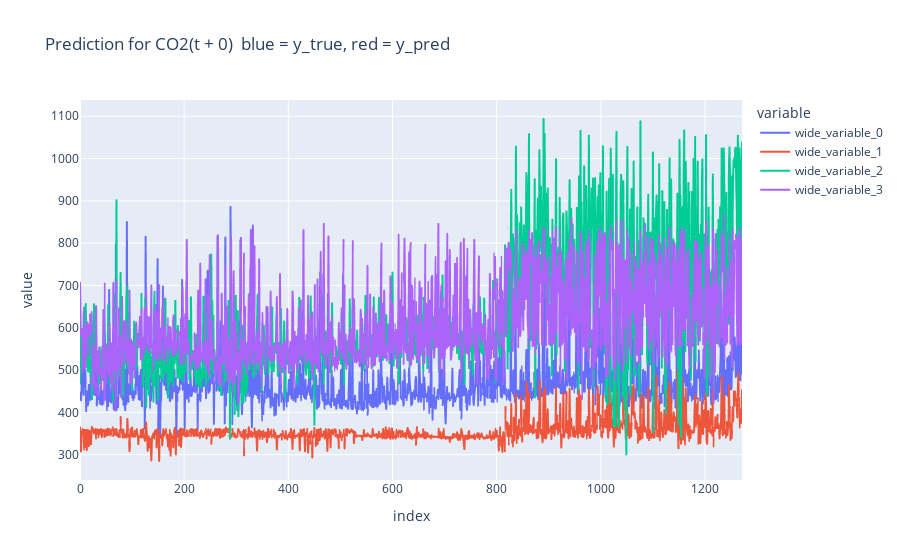
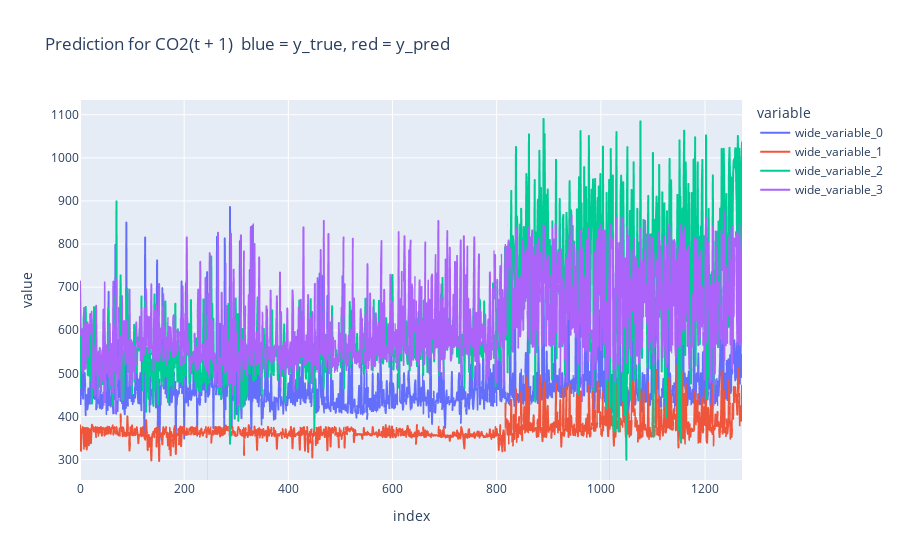

The notebook cell saved with these charts, in order:
### Markdown cell above
## Modellevaluation ##

### Code cell
from sklearn.metrics import mean_squared_error, mean_absolute_percentage_error, root_mean_squared_error, r2_score
import plotly.express as px
import seaborn as sns


class Evaluator:

    def __init__(self):
        pass

    def evaluate(self, y_pred, y_true):
        print("MSE: ", self.calculate_mse(y_pred = y_pred, y_true = y_true))
        print("RMSE: ", self.calculate_rmse(y_pred = y_pred, y_true = y_true))
        print("MAPE: ", self.calculate_mape(y_pred = y_pred, y_true = y_true))
        print("R2: ", self.calculate_r2(y_pred = y_pred, y_true = y_true))
        print("\n")


    def calculate_mse(self, y_true, y_pred):
        return round(mean_squared_error(y_true = y_true, y_pred = y_pred), 2)

    def calculate_rmse(self, y_true, y_pred):
        return round(root_mean_squared_error(y_true = y_true, y_pred = y_pred), 2)

    def calculate_mape(self, y_true, y_pred):
        return round(mean_absolute_percentage_error(y_true = y_true, y_pred = y_pred), 2)

    def calculate_r2(self, y_true, y_pred):
        return round(r2_score(y_true = y_true, y_pred = y_pred), 2)

ev = Evaluator()

for col in range(0, fe.y_test.shape[1]):
    print(f"t +", col)
    print("Modell mit Wetterdaten und Jahreszeiten (rot)")
    ev.evaluate(y_true = fe.y_test[:, col], y_pred = pred[:, col])
    print("Modell ohne Wetterdaten und mit Jahreszeiten (grün)")
    ev.evaluate(y_true = fe_no_weather.y_test[:, col], y_pred = pred_no_weather[:, col])
    print("Modell mit Wetterdaten und ohne Jahreszeiten (violett)")
    ev.evaluate(y_true = fe_no_seasons.y_test[:, col], y_pred = pred_no_seasons[:, col])

    px.line(y = [fe.y_test[:, col], pred[:, col], pred_no_weather[:,col], pred_no_seasons[:, col]], 
             labels = {"wide_variable_0": "y_true",
                        "wide_variable_1": "Modell 1 - Vorhersage (Wetterdaten + Jahreszeiten)", 
                       "wide_variable_2": "Modell 2 - Vorhersage (Jahreszeiten)",
                       "wide_variable_3": "Modell 3 - Vorhersage (Wetterdaten)", },
             title = f"Prediction for CO2(t + {col})  blue = y_true, red = y_pred").show()

### Figure 1 — Plotly figure (JSON) as saved in the notebook; plotly's stock layout.template omitted (floating-point values rounded to 4 significant figures; data arrays with more than 128 entries replaced by an {"elided": "..."} marker saying what was removed)
{"data": [{"hovertemplate": "variable=wide_variable_0<br>index=%{x}<br>value=%{y}<extra></extra>", "legendgroup": "wide_variable_0", "line": {"color": "#636efa", "dash": "solid"}, "marker": {"symbol": "circle"}, "mode": "lines", "name": "wide_variable_0", "showlegend": true, "type": "scattergl", "x": {"elided": "1272 int values"}, "xaxis": "x", "y": {"elided": "1272 float values"}, "yaxis": "y"}, {"hovertemplate": "variable=wide_variable_1<br>index=%{x}<br>value=%{y}<extra></extra>", "legendgroup": "wide_variable_1", "line": {"color": "#EF553B", "dash": "solid"}, "marker": {"symbol": "circle"}, "mode": "lines", "name": "wide_variable_1", "showlegend": true, "type": "scattergl", "x": {"elided": "1272 int values"}, "xaxis": "x", "y": {"elided": "1272 float values"}, "yaxis": "y"}, {"hovertemplate": "variable=wide_variable_2<br>index=%{x}<br>value=%{y}<extra></extra>", "legendgroup": "wide_variable_2", "line": {"color": "#00cc96", "dash": "solid"}, "marker": {"symbol": "circle"}, "mode": "lines", "name": "wide_variable_2", "showlegend": true, "type": "scattergl", "x": {"elided": "1272 int values"}, "xaxis": "x", "y": {"elided": "1272 float values"}, "yaxis": "y"}, {"hovertemplate": "variable=wide_variable_3<br>index=%{x}<br>value=%{y}<extra></extra>", "legendgroup": "wide_variable_3", "line": {"color": "#ab63fa", "dash": "solid"}, "marker": {"symbol": "circle"}, "mode": "lines", "name": "wide_variable_3", "showlegend": true, "type": "scattergl", "x": {"elided": "1272 int values"}, "xaxis": "x", "y": {"elided": "1272 float values"}, "yaxis": "y"}], "layout": {"legend": {"title": {"text": "variable"}, "tracegroupgap": 0}, "title": {"text": "Prediction for CO2(t + 0)  blue = y_true, red = y_pred"}, "xaxis": {"anchor": "y", "domain": [0, 1], "title": {"text": "index"}}, "yaxis": {"anchor": "x", "domain": [0, 1], "title": {"text": "value"}}}}

### Figure 2 — Plotly figure (JSON) as saved in the notebook; plotly's stock layout.template omitted (floating-point values rounded to 4 significant figures; data arrays with more than 128 entries replaced by an {"elided": "..."} marker saying what was removed)
{"data": [{"hovertemplate": "variable=wide_variable_0<br>index=%{x}<br>value=%{y}<extra></extra>", "legendgroup": "wide_variable_0", "line": {"color": "#636efa", "dash": "solid"}, "marker": {"symbol": "circle"}, "mode": "lines", "name": "wide_variable_0", "showlegend": true, "type": "scattergl", "x": {"elided": "1272 int values"}, "xaxis": "x", "y": {"elided": "1272 float values"}, "yaxis": "y"}, {"hovertemplate": "variable=wide_variable_1<br>index=%{x}<br>value=%{y}<extra></extra>", "legendgroup": "wide_variable_1", "line": {"color": "#EF553B", "dash": "solid"}, "marker": {"symbol": "circle"}, "mode": "lines", "name": "wide_variable_1", "showlegend": true, "type": "scattergl", "x": {"elided": "1272 int values"}, "xaxis": "x", "y": {"elided": "1272 float values"}, "yaxis": "y"}, {"hovertemplate": "variable=wide_variable_2<br>index=%{x}<br>value=%{y}<extra></extra>", "legendgroup": "wide_variable_2", "line": {"color": "#00cc96", "dash": "solid"}, "marker": {"symbol": "circle"}, "mode": "lines", "name": "wide_variable_2", "showlegend": true, "type": "scattergl", "x": {"elided": "1272 int values"}, "xaxis": "x", "y": {"elided": "1272 float values"}, "yaxis": "y"}, {"hovertemplate": "variable=wide_variable_3<br>index=%{x}<br>value=%{y}<extra></extra>", "legendgroup": "wide_variable_3", "line": {"color": "#ab63fa", "dash": "solid"}, "marker": {"symbol": "circle"}, "mode": "lines", "name": "wide_variable_3", "showlegend": true, "type": "scattergl", "x": {"elided": "1272 int values"}, "xaxis": "x", "y": {"elided": "1272 float values"}, "yaxis": "y"}], "layout": {"legend": {"title": {"text": "variable"}, "tracegroupgap": 0}, "title": {"text": "Prediction for CO2(t + 1)  blue = y_true, red = y_pred"}, "xaxis": {"anchor": "y", "domain": [0, 1], "title": {"text": "index"}}, "yaxis": {"anchor": "x", "domain": [0, 1], "title": {"text": "value"}}}}
